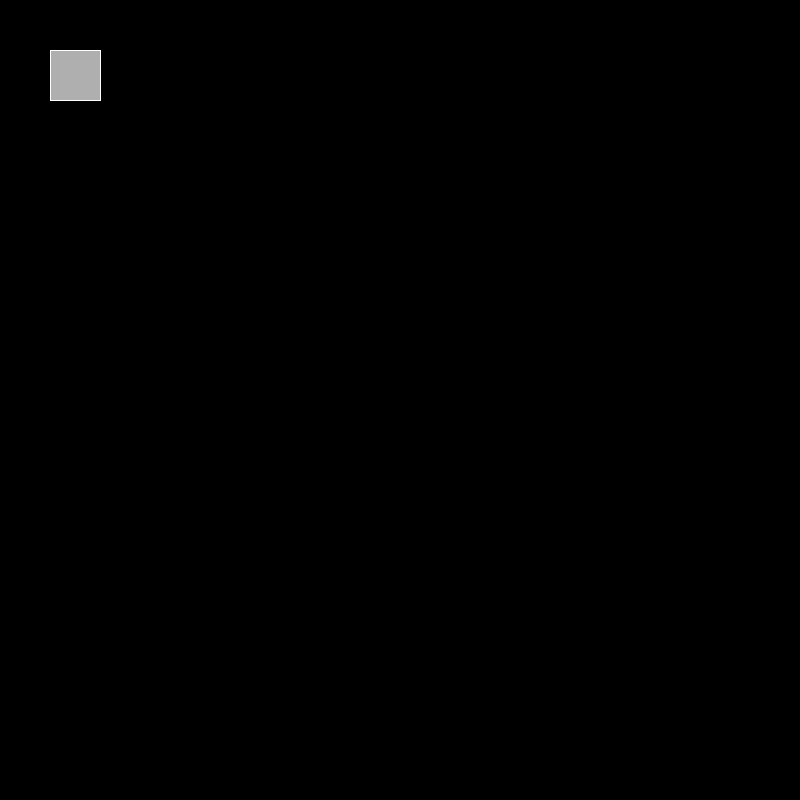
Frame 1 (no input)
Frame 60 (the mouse pressed at the canvas centre just before this capture): identical to frame 1, image omitted
Frame 120 (the mouse held since frame 60 and released just before this capture): identical to frame 1, image omitted

The Processing sketch that drew this single still picture (run headless with seeded random() and noise(); from frame 60 on, the mouse is pressed at the canvas centre):

// Processing sketch: code_05_26
// ── code_05_26.pde
boolean button = false;

int x = 50;
int y = 50;
int w = 50;
int h = 50;

void setup() {
  size(800, 800);
}

void draw() {
  
  if(button) {
    background(255);
    stroke(0);
  } else {
    background(0);
    stroke(255);
  }
  fill(175);
  rect(x, y, w, h);
}

void mousePressed(){
if((mouseX > x) && (mouseX < x + w) &&
  (mouseY > y) && (mouseY < y +h)){
    //button = !button;
  if(button){
    button = false;
  }else{
    button = true;
  }
    }
}
